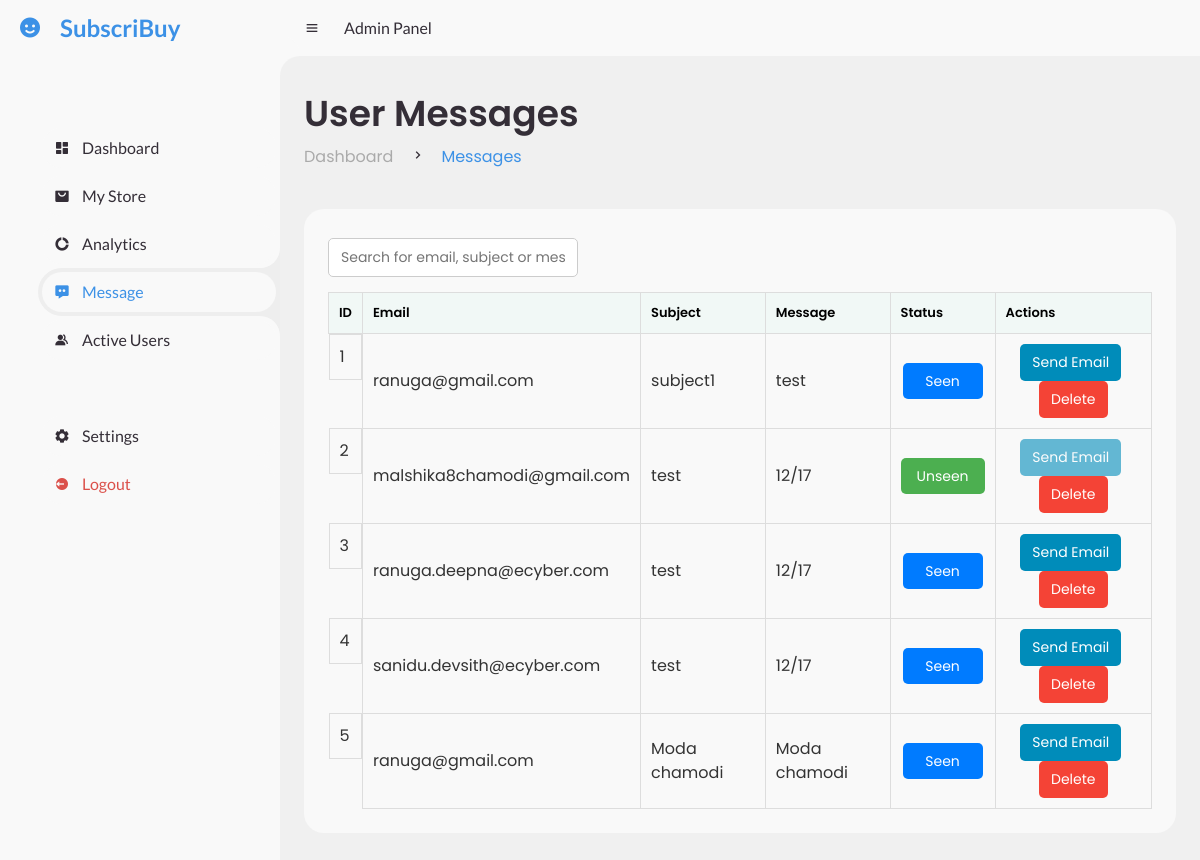
/admin/admin-messages.php, run on an earlier commit of the app's database.
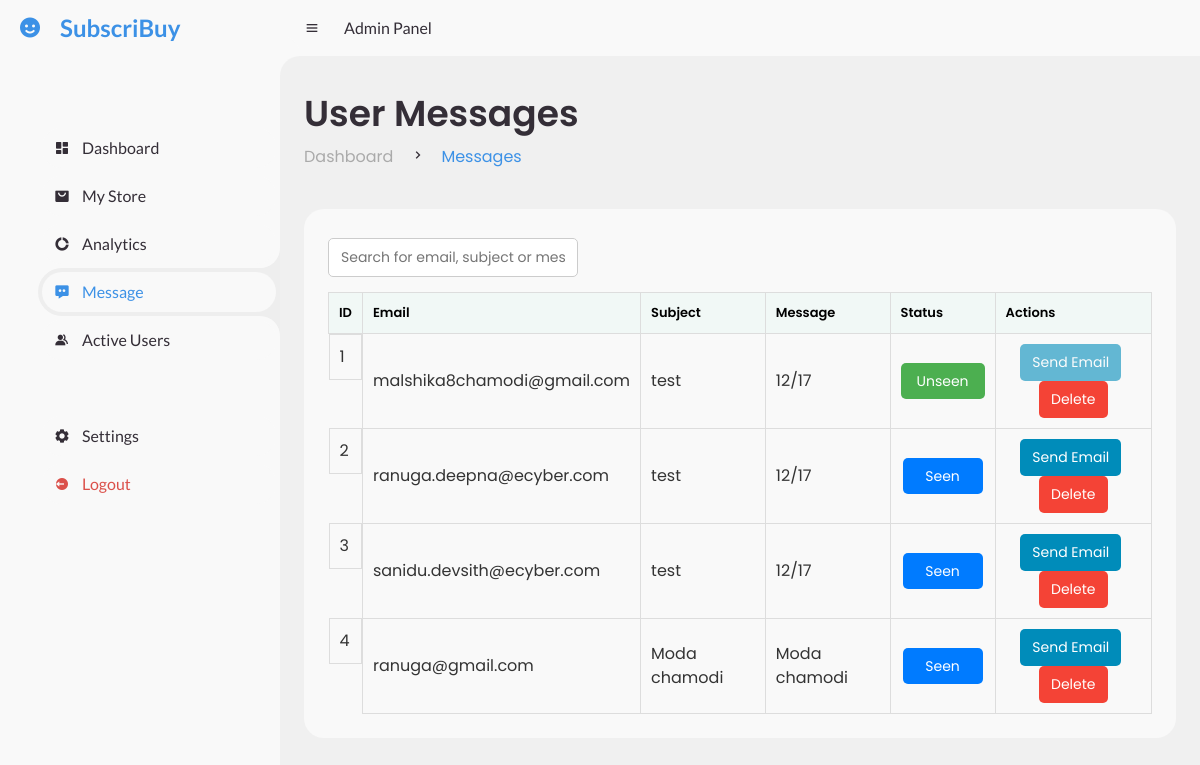
And on a later commit of the database.
### tables this page shows
CREATE TABLE `contact` (
  `id` int(11) NOT NULL,
  `email` varchar(150) NOT NULL,
  `subject` varchar(100) NOT NULL,
  `message` varchar(250) NOT NULL,
  `seen` tinyint(1) DEFAULT 0
);

### admin/fetch_messages.php (the view, shortened to what this page needs)
<?php
include '../dbase.php';
$sql = "SELECT * FROM contact ORDER BY id DESC";
$result = $conn->query($sql);
?>
<input type="text" id="searchInput" onkeyup="searchTable()" placeholder="Search for email, subject or message..."
       style="width: 250px; padding: 8px 12px; border-radius: 5px; border: 1px solid #ccc; font-size: 14px;
       outline: none; transition: border-color 0.3s ease;"
       onfocus="this.style.borderColor='#007bff';" onblur="this.style.borderColor='#ccc';">
    <table id="messagesTable" style="width: 100%; border-collapse: collapse; margin-top: 10px;">
    <thead>
        <tr style="background-color: #f4f4f4; text-align: left;">
            <th style="padding: 10px; border: 1px solid #ddd;">ID</th>
            <th style="padding: 10px; border: 1px solid #ddd;">Email</th>
            <th style="padding: 10px; border: 1px solid #ddd;">Subject</th>
            <th style="padding: 10px; border: 1px solid #ddd;">Message</th>
            <th style="padding: 10px; border: 1px solid #ddd;">Status</th>
            <th style="padding: 10px; border: 1px solid #ddd;">Actions</th>
        </tr>
    </thead>
    <tbody>
<?php
if ($result->num_rows > 0) {
    $rowNumber = 1;
    while ($row = $result->fetch_assoc()) {
        $buttonDisabled = $row['seen'] ? "" : "disabled";
        $buttonOpacity = $row['seen'] ? "1" : "0.6";
        echo "<tr>";
        echo "<td style='padding: 10px; border: 1px solid #ddd;'>{$rowNumber}</td>";
        echo "<td style='padding: 10px; border: 1px solid #ddd;'>{$row['email']}</td>";
        echo "<td style='padding: 10px; border: 1px solid #ddd;'>{$row['subject']}</td>";
        echo "<td style='padding: 10px; border: 1px solid #ddd;'>{$row['message']}</td>";
        echo "<td style='padding: 10px; border: 1px solid #ddd; text-align: center;'>
                <button class='toggle-btn' data-id='{$row['id']}' data-seen='{$row['seen']}' style='
                    padding: 8px 16px;
                    font-size: 14px;
                    color: #fff;
                    background-color: " . ($row['seen'] ? '#007bff' : '#4caf50') . ";
                    border: none;
                    border-radius: 5px;
                    cursor: pointer;
                    min-width: 80px;
                    height: 36px;
                    display: inline-block;
                    transition: background-color 0.3s ease;'>
                    " . ($row['seen'] ? 'Seen' : 'Unseen') . "
                </button>
              </td>";
        echo "<td style='padding: 10px; border: 1px solid #ddd; text-align: center;'>";
        echo "<button class='send-email-btn'
            data-email='" . htmlspecialchars($row['email']) . "'
            data-subject='" . htmlspecialchars($row['subject']) . "'
            data-message='" . htmlspecialchars($row['message']) . "'
            style='
                padding: 8px 12px;
                font-size: 14px;
                color: #fff;
                background-color: #008CBA;
                border: none;
                border-radius: 5px;
                margin-right: 5px;
                transition: background-color 0.3s ease;
                opacity: {$buttonOpacity};'
            {$buttonDisabled}>
            Send Email
        </button>";
        echo "<button class='delete-btn' data-id='{$row['id']}' style='
            padding: 8px 12px;
            font-size: 14px;
            color: #fff;
            background-color: #f44336;
            border: none;
            border-radius: 5px;
            cursor: pointer;
            transition: background-color 0.3s ease;'
            onmouseover=\"this.style.backgroundColor='#d32f2f';\"
            onmouseout=\"this.style.backgroundColor='#f44336';\">
            Delete
        </button>";
        echo "</td>";
        echo "</tr>";
        $rowNumber++;
    }
} else {
    echo "<tr><td colspan='6' style='text-align: center; padding: 10px;'>No messages found</td></tr>";
}
?>
</tbody>
</table>

What changed in the data, as far as the page shows it:
removed contact: email "ranuga@gmail.com", subject "subject1", message "test", seen "Seen"
